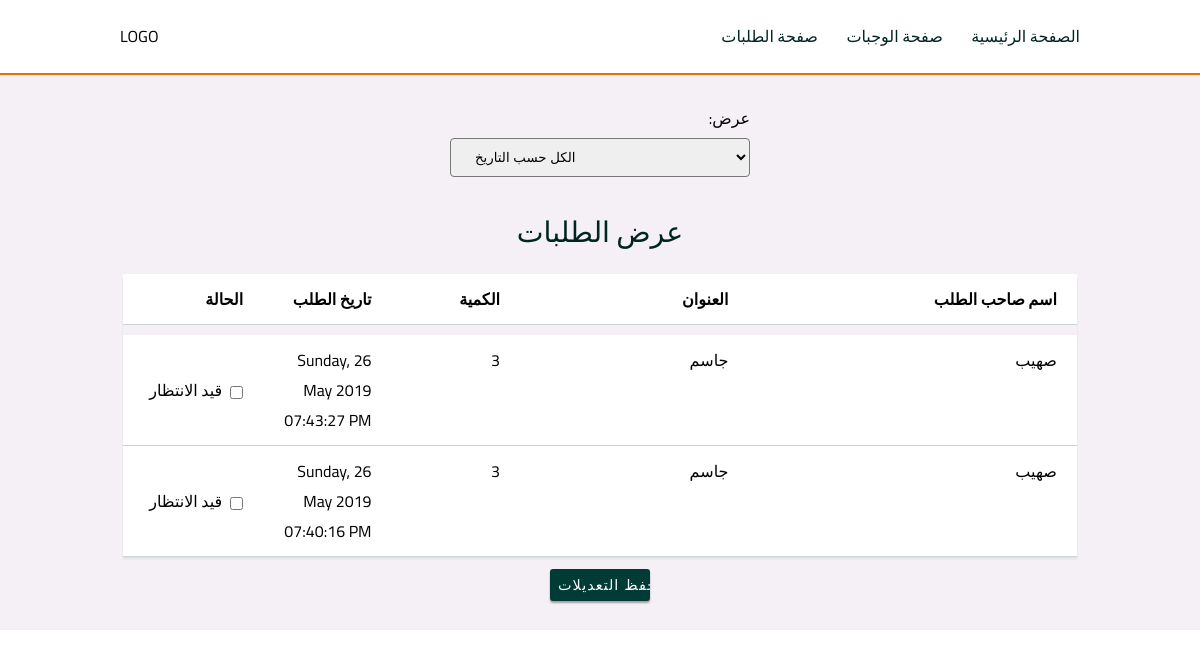
Page /admin/requests on the committed database.
### main.py (models this page shows)
class Requests(db.Model):
    id = db.Column(db.Integer, primary_key=True, autoincrement=True)
    name_user = db.Column(db.String(50), nullable=False)
    address = db.Column(db.Text, nullable=False)
    is_active = db.Column(db.Boolean, default=False)
    amount = db.Column(db.Integer, default=1)
    request_date = db.Column(db.DateTime(timezone=True), default=datetime.now())
    delivery_date = db.Column(db.DateTime(timezone=True), onupdate=datetime.now())
    meal_id = db.Column(db.Integer, db.ForeignKey('meals.id'))

### main.py (the view)
@app.route('/admin/requests', methods=['GET', 'POST'])
def requests():
    if request.method == 'POST':
        if request.form['search-request'] == 'ok':
            requests = o.get_all_requests_by_date('ok')
            value = 'ok'
            return render_template('show-request-for-admin.html', requests=requests, value=value)
        elif request.form['search-request'] == 'waiting':
            requests = o.get_all_requests_by_date('waiting')
            value = 'waiting'
            return render_template('show-request-for-admin.html', requests=requests, value=value)
        else:
            requests = o.get_all_requests_by_date()
            value = 'date'
            return render_template('show-request-for-admin.html', requests=requests, value=value)
    elif request.method == 'GET':
        requests = o.get_all_requests_by_date()
        value = 'date'
        return render_template('show-request-for-admin.html', requests=requests, value=value)

### main.py (called while the page is built)
    def get_all_requests_by_date(self, filter_by=None):
        if filter_by == 'ok':
            x = Requests.query.filter_by(is_active=True).order_by(Requests.request_date.desc()).all()
        elif filter_by == 'waiting':
            x = Requests.query.filter_by(is_active=False).order_by(Requests.request_date.desc()).all()
        else:
            x = Requests.query.order_by(Requests.request_date.desc()).all()
        return x

### templates/show-request-for-admin.html (shortened to what this page needs)
<!DOCTYPE html>
<html lang="en">
  <head>
    <link href="{{ url_for('static', filename='style/style.css') }}" rel="stylesheet">
  </head>
  <body onload="document.getElementById('search-request').value = '{{value}}'">
    <header id="header">
      <p>LOGO</p>
      <nav class="header-nav">
        <a href="#">الصفحة الرئيسية</a>
        <a href="#">صفحة الوجبات</a>
        <a href="#">صفحة الطلبات</a>
      </nav>
    </header>
    <main id="main-request">
      <form class="search-request-form"  action="{{url_for('requests')}}" method="POST">
        <div>
          <label for="search-request">:عرض</label>
          <select name="search-request" id="search-request" onchange="this.form.submit();">
            <option value="date">الكل حسب التاريخ</option>
          </select>
        </div>
      </form>
      <p>عرض الطلبات</p>
      <form action="{{url_for('requests')}}" method="POST">
        <section class="request-table">
          <div class="request-table-header">
            <p>الحالة</p>
            <p>تاريخ الطلب</p>
            <p>الكمية</p>
            <p>العنوان</p>
            <p>اسم صاحب الطلب</p>
          </div>
          {% for request in requests %}
          <div>
            <div class="checkbox-status-form">
              {% if request.is_active == True %}
              <p id="{{request.id}}">تم</p>
              <input type="checkbox" id="{{request.id}}g" onchange="on_active('{{request.id}}')"
                     value="False"  name="checkbox-status-form-{{request.id}}" checked />
              {% else %}
              <p id="{{request.id}}">قيد الانتظار</p>
              <input type="checkbox" id="{{request.id}}g" onchange="on_active('{{request.id}}')"
                     value="False" name="checkbox-status-form-{{request.id}}" />
              {% endif %}
            </div>
            <p>{{request.request_date.strftime("%A, %d %B %Y %I:%M:%S %p")}}</p>
            <p>{{request.amount}}</p>
            <p>{{request.address}}</p>
            <p>{{request.name_user}}</p>
          </div>
          {% endfor %}
        </section>
        <input type="submit" value="حفظ التعديلات" class="btn-edit" />
      </form>
    </main>
  </body>
</html>

### static/style/style.css (style rules this page uses)
* { margin: 0; padding: 0; box-sizing: border-box; }
body { min-width: 960px; font-family: "Cairo", sans-serif; }
a { text-decoration: none; white-space: nowrap; }
#header { padding: 1.333rem 10%; display: flex; justify-content: space-between; background-color: white; }
#header .header-nav { display: flex; flex-direction: row-reverse; }
#header .header-nav > a { margin-right: 1.777rem; color: #012622; transition: opacity ease-in-out 300ms; }
#header .header-nav a:first-of-type { margin: 0; }
#main-request { padding: 1.777rem 10%; background: #f4f0f6; display: flex; flex-direction: column; border-top: 2px solid #e57100; align-items: center; }
#main-request .search-request-form { margin-bottom: 1.777rem; }
#main-request .search-request-form select { padding: 10px 20px; width: 300px; border-radius: 4px; cursor: pointer; }
#main-request .search-request-form label { margin-bottom: 5px; display: block; margin-left: 1rem; text-align: right; }
#main-request > p { margin-bottom: 1rem; font-size: 1.777rem; color: #012622; }
#main-request .request-table { box-shadow: 0 2px 2px #01040413; }
#main-request .request-table > div { padding: 10px 20px; display: grid; grid-template-columns: 100px 100px 100px 200px 300px; grid-column-gap: 1.777rem; text-align: right; background: white; border-bottom: #003b3636 solid 1px; }
#main-request .request-table .request-table-header { margin-bottom: 10px; font-weight: 600; }
#main-request .checkbox-status-form { display: flex; align-items: center; justify-content: flex-end; }
#main-request .checkbox-status-form input { margin-top: 5px; margin-left: 8px; cursor: pointer; }
#main-request .btn-edit { margin-left: 50%; margin-top: 0.75rem; padding: 8px; width: 100px; color: white; background: #003b36; border: none; border-radius: 3px; box-shadow: 0 2px 2px #01040457; cursor: pointer; text-align: center; transition: opacity ease-in-out 300ms; font-size: 0.9rem; letter-spacing: 1px; transform: translateX(-50%); }

### rows in the picture
Requests: request_date "Sunday, 26 May 2019 07:43:27 PM", amount "3", address "جاسم", name_user "صهيب"
Requests: request_date "Sunday, 26 May 2019 07:40:16 PM", amount "3", address "جاسم", name_user "صهيب"
